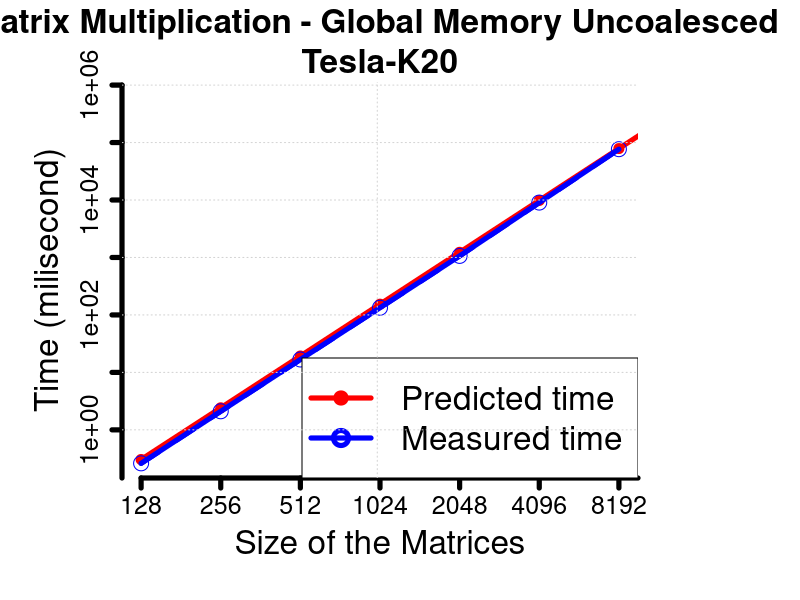
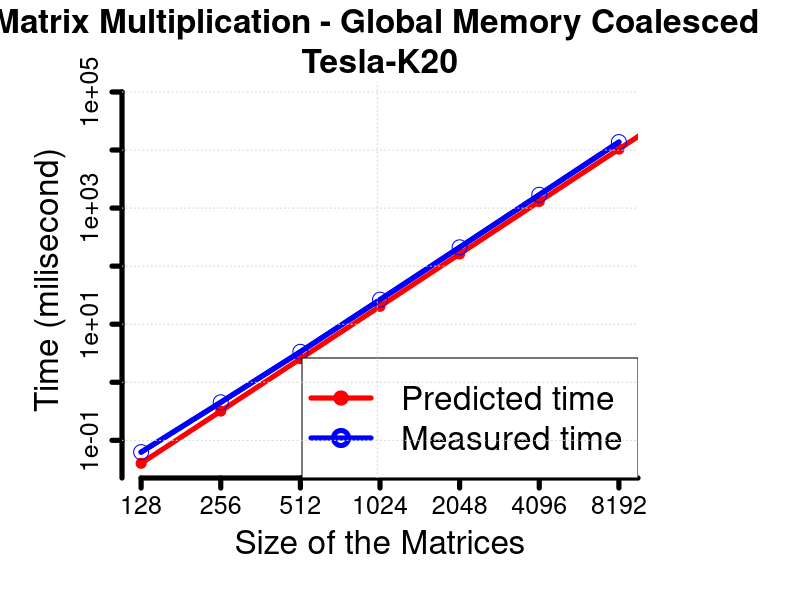
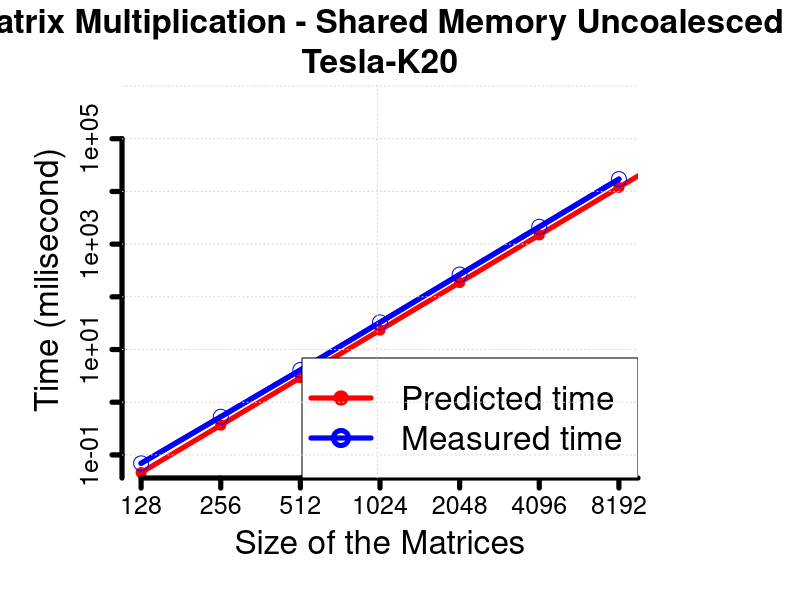
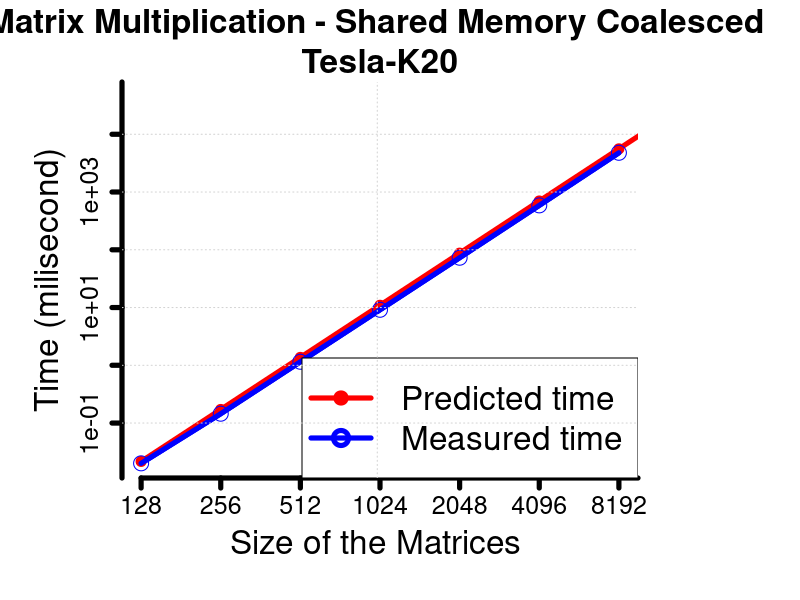
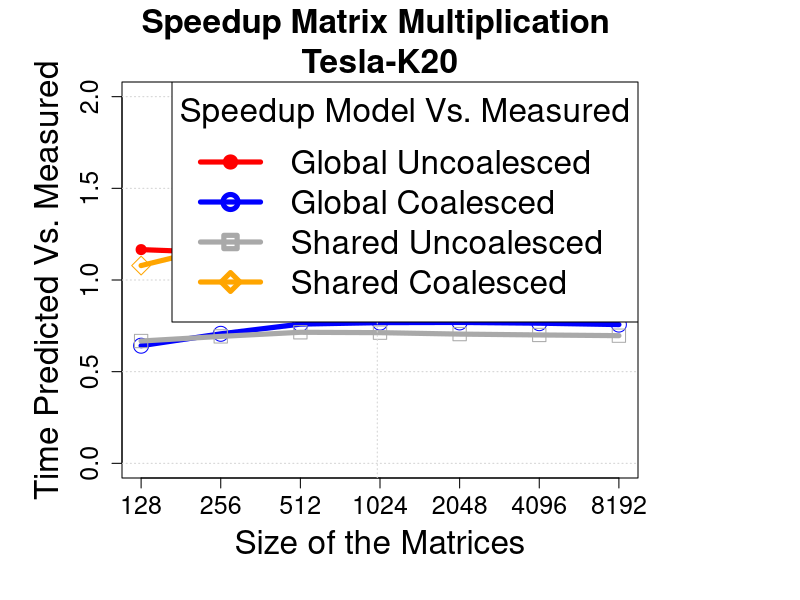
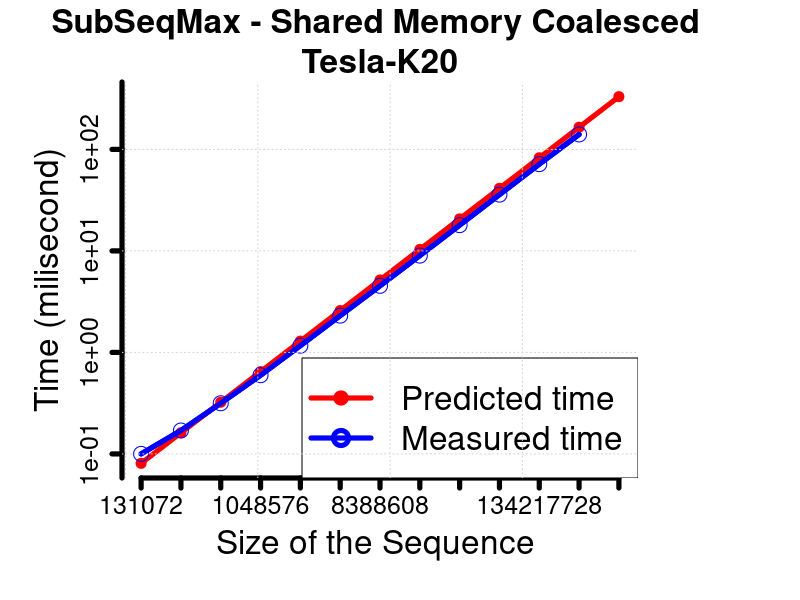
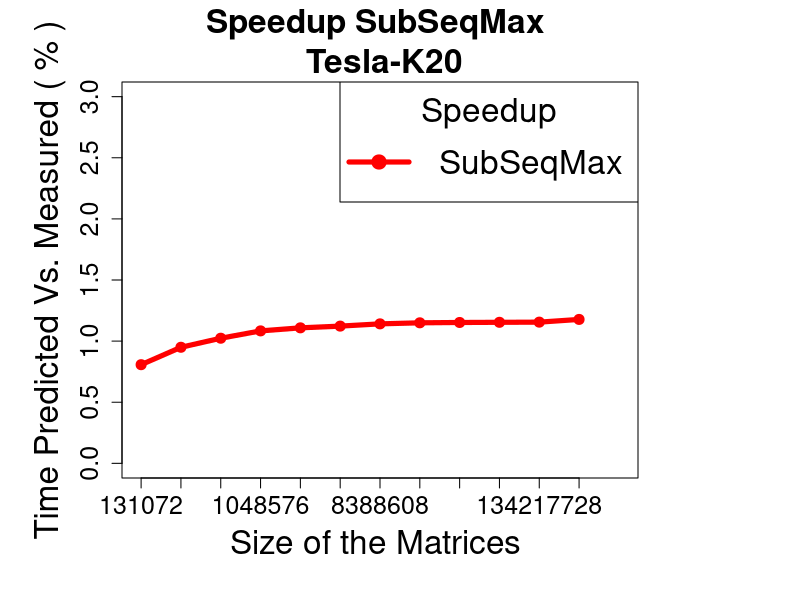

R code for these plots, in order:
setwd("/home/marcos/Dropbox/Doctorate/Results/Version3/tesla-K20/")

GPU <- "Tesla-K20"

# The palette of color
cbbPalette <- c("red", "blue", "darkgray", "orange","black","lightblue", "lightblue","violet")


matMulGmUnSP <- 0
matMulGmCoSP <- 0
matMulSmUnSP <- 0
matMulSmCoSP <- 0
SubSeqMax <- 0

temp <- as.matrix(read.table("./matMul-Gm-Un-SP.txt", sep="\t", header=F,fill = TRUE))
for (i in 1:7){
  matMulGmUnSP[i]<- mean(temp[i,1:10])
}

temp <- as.matrix(read.table("./matMul-Gm-SP.txt", sep="\t", header=F,fill = TRUE))
for (i in 1:7){
  matMulGmCoSP[i]<- mean(temp[i,1:10])
}


temp <- as.matrix(read.table("./matMul-Sm-Un-SP.txt", sep="\t", header=F,fill = TRUE))
for (i in 1:7){
  matMulSmUnSP[i]<- mean(temp[i,1:10])
}

temp <- as.matrix(read.table("./matMul-Sm-SP.txt", sep="\t", header=F,fill = TRUE))
for (i in 1:7){
  matMulSmCoSP[i]<- mean(temp[i,1:10])
}


temp <- as.matrix(read.table("./SubSeqMax.txt", sep="\t", header=F,fill = TRUE))
for (i in 1:12){
  SubSeqMax[i]<- mean(temp[i,1:10])
}


Nn <- 7:14;
N <- 2^Nn;

syzeBytes <- N*2*4; # Bytes
numberMultiplication <- N;
numberSumas <- N;


tileWidth <- 16;
threadsPerBlock <- tileWidth*tileWidth;

gridsizes <- as.integer((N +  tileWidth -1)/tileWidth);
blocknumber <- gridsizes*gridsizes
numberthreads <- threadsPerBlock * blocknumber;


PCoresNumber_GT630 <- 2496;
clockFrequency_GT630 <- 706; # Mhz	
cycleMultiplicationKepler <- 16;
cycleSumKepler <- 4;
cycleFMA <- 2

memoryBusWidth_GT630 <- 320/8; # Bytes
memoryClockRate_GT630 <- 2600; # Mhz
latencySharedMemory <- 5; #Cycles per processor
latencyGlobalMemory <- latencySharedMemory* 100; #Cycles per processor

bandWidth_GT630 <-  memoryClockRate_GT630 * memoryBusWidth_GT630 *2; # MB/s
flopsTheoreticalpeaK_GT630 <- clockFrequency_GT630 * PCoresNumber_GT630; # Mflops/second


GDDR5SizeMB_GT630 <- 2048; # MB
L2CacheSize_GT630 <- 128; # b
sharedMemorySize_GT630 <- 48;  # Kb
L1CacheSizeKB_GT630 <- 16; # Kb
registersPerBlock_GT630 <- 64; # Kb


### BSP MULTILEVEL MEMORY

#Cycles operations per Threadoperation
tempOperationcycles <- ((numberMultiplication * cycleFMA) + (0 * cycleSumKepler)) * numberthreads;
# Miliseconds
timeComputationKernel <-  (tempOperationcycles/ (flopsTheoreticalpeaK_GT630*10^6))*10^3; 
# Miliseconds
#communicationLatencyKernel <- (syzeBytes + 16)*numberthreads/(bandWidth_GT630*10^6)*10^3; 
# Miliseconds

globalLoadTrans <- numberthreads*N/2;
globalStoreTrans <- numberthreads;

processorLatencyGlobal <- (globalStoreTrans*latencyGlobalMemory  + globalLoadTrans*latencyGlobalMemory)/(flopsTheoreticalpeaK_GT630*10^6)*10^3;

# MODEL Multi_BSP_GPUModelPredictionTime Miliseconds
timeKernel_GM_Un <- timeComputationKernel + processorLatencyGlobal;

SpeedupMatMulGmUnSP_GT630 <- timeKernel_GM_Un[1:7]/matMulGmUnSP;

############ MatMul GLobal Memory UnCoalesced 

png(filename="./images/MatMul-Gm-Un-SP.png", width=1200, height=800)
par(mar=c(6, 6, 4, 8) + 0.1)
plot(N[1:7], matMulGmUnSP[1:7],type="l",log="xy", lty = 2, lwd=c(5,5), yaxt="n",xaxt="n", 
     ylim=c(min(matMulGmUnSP,timeKernel_GM_Un), c(max(matMulGmUnSP,timeKernel_GM_Un))), xlim=c(128, 8192), 
     col = "blue", ylab = "Time (milisecond)", xlab = "Size of the Matrices",  cex.lab=2,cex.main=2,
     main = paste("Matrix Multiplication - Global Memory Uncoalesced \n", GPU, sep =""), axes = FALSE);

lines(N, timeKernel_GM_Un, col = "red",lwd=c(5,5));
points(N, timeKernel_GM_Un, col = "red", type = "p",pch=20,cex = 2)

lines(N[1:7], matMulGmUnSP[1:7], col = "blue",lwd=c(5,5));
points(N[1:7], matMulGmUnSP, col = "blue", pch=21,cex = 2);

axis(1, at = c(N), labels = c(N), cex.axis = 1.5,lwd=c(5,5))

y <- floor(log10(range(matMulGmUnSP,timeKernel_GM_Un)))
pow <- seq(y[1], y[2]+1);
axis(2, 10^pow, cex.axis = 1.5,lwd=c(5,5));

legend('bottomright', c("Predicted time","Measured time"), 
       lty=1, col=c("red","blue"), pch=c(20,21), lwd=c(5,5), cex=2)

grid()
dev.off()



############ MatMul GLobal Memory Coalesced #################

globalLoadTrans <- numberthreads*N/16;
globalStoreTrans <- numberthreads/8;

processorLatencyGlobal <- (globalStoreTrans*latencyGlobalMemory  + globalLoadTrans*latencyGlobalMemory)/(flopsTheoreticalpeaK_GT630*10^6)*10^3;

# MODEL Multi_BSP_GPUModelPredictionTime Miliseconds
timeKernel_GM_Co <- timeComputationKernel + processorLatencyGlobal;
SpeedupMatMulGmCoSP_GT630 <- timeKernel_GM_Co[1:7]/matMulGmCoSP;

png(filename="./images/MatMul-Gm-Co-SP.png", width=1200, height=800)
par(mar=c(6, 6, 4, 8) + 0.1)
plot(N[1:7], matMulGmCoSP[1:7],type="l",log="xy", lty = 1, lwd=c(5,5), yaxt="n",xaxt="n", 
     ylim=c(min(matMulGmCoSP,timeKernel_GM_Co), c(max(matMulGmCoSP,timeKernel_GM_Co))), xlim=c(128, 8192), 
     col = "blue", ylab = "Time (milisecond)", xlab = "Size of the Matrices",  cex.lab=2,cex.main=2,
     main = paste("Matrix Multiplication - Global Memory Coalesced \n", GPU, sep =""), axes = FALSE);

lines(N, timeKernel_GM_Co, col = "red",lwd=c(5,5));
points(N, timeKernel_GM_Co, col = "red", type = "p",pch=20,cex = 2)

lines(N[1:7], matMulGmCoSP[1:7], col = "blue",lwd=c(5,5));
points(N[1:7], matMulGmCoSP, col = "blue", pch=21,cex = 2);

axis(1, at = c(N), labels = c(N),cex.axis = 1.5,lwd=c(5,5))

y <- floor(log10(range(matMulGmCoSP,timeKernel_GM_Co)))
pow <- seq(y[1], y[2]+1);
axis(2, 10^pow, cex.axis = 1.5,lwd=c(5,5));

legend('bottomright', c("Predicted time","Measured time"), 
       lty=1, col=c("red","blue"), pch=c(20,21), lwd=c(5,5), cex=2)
grid()
dev.off()


############ MatMul Shared Memory Un-Coalesced #################

globalLoadTrans <- numberthreads*N/16;
globalStoreTrans <- numberthreads/8;


sharedLoadTrans <- numberthreads*N;
sharedStoreTrans <- numberthreads;

processorLatencyGlobal <- ((globalStoreTrans + globalLoadTrans)*latencyGlobalMemory + (sharedLoadTrans + sharedStoreTrans)*latencySharedMemory)/(flopsTheoreticalpeaK_GT630*10^6)*10^3;

# MODEL Multi_BSP_GPUModelPredictionTime Miliseconds
timeKernel_SM_Un <- timeComputationKernel + processorLatencyGlobal;
SpeedupMatMulSmUnSP_GT630 <- timeKernel_SM_Un[1:7]/matMulSmUnSP;

png(filename="./images/MatMul-Sm-Un-SP.png", width=1200, height=800)
par(mar=c(6, 6, 4, 8) + 0.1)
plot(N[1:7], matMulSmUnSP[1:7],type="l",log="xy", lty = 1, lwd=c(5,5), yaxt="n",xaxt="n", 
     ylim=c(min(matMulSmUnSP,timeKernel_GM_Un), c(max(matMulSmUnSP,timeKernel_GM_Un))), xlim=c(128, 8192), 
     col = "blue", ylab = "Time (milisecond)", xlab = "Size of the Matrices",  cex.lab=2,cex.main=2,
     main = paste("Matrix Multiplication - Shared Memory Uncoalesced \n", GPU, sep =""), axes = FALSE);

lines(N, timeKernel_SM_Un, col = "red",lwd=c(5,5));
points(N, timeKernel_SM_Un, col = "red", type = "p",pch=20,cex = 2)

lines(N[1:7], matMulSmUnSP[1:7], col = "blue",lwd=c(5,5));
points(N[1:7], matMulSmUnSP, col = "blue", pch=21,cex = 2);

axis(1, at = c(N), labels = c(N), cex.axis = 1.5,lwd=c(5,5))

y <- floor(log10(range(matMulSmUnSP,timeKernel_SM_Un)))
pow <- seq(y[1], y[2]+1);
axis(2, 10^pow, cex.axis = 1.5,lwd=c(5,5));

legend('bottomright', c("Predicted time","Measured time"), 
       lty=1, col=c("red","blue"), pch=c(20,21), lwd=c(5,5), cex=2)
grid()
dev.off()


############ MatMul Shared Memory Coalesced #################
globalLoadTrans <- numberthreads*N/32;
globalStoreTrans <- numberthreads/16;


sharedLoadTrans <- numberthreads*N/16;
sharedStoreTrans <- numberthreads/8;

processorLatencyGlobal <- ((globalStoreTrans + globalLoadTrans)*latencyGlobalMemory + (sharedLoadTrans + sharedStoreTrans)*latencySharedMemory)/(flopsTheoreticalpeaK_GT630*10^6)*10^3;

# MODEL Multi_BSP_GPUModelPredictionTime Miliseconds
timeKernel_SM_Co <- timeComputationKernel + processorLatencyGlobal;
SpeedupMatMulSmCoSP_GT630 <- timeKernel_SM_Co[1:7]/matMulSmCoSP;


png(filename="./images/MatMul-Sm-Co-SP.png", width=1200, height=800)
par(mar=c(6, 6, 4, 8) + 0.1)
plot(N[1:7], matMulSmCoSP[1:7],type="l",log="xy", lty = 1, lwd=c(5,5), yaxt="n",xaxt="n", 
     ylim=c(min(matMulSmCoSP,timeKernel_SM_Co), c(max(matMulSmCoSP,timeKernel_SM_Co))), xlim=c(128, 8192), 
     col = "blue", ylab = "Time (milisecond)", xlab = "Size of the Matrices ",  cex.lab=2,cex.main=2,
     main = paste("Matrix Multiplication - Shared Memory Coalesced \n", GPU, sep =""), axes = FALSE);

lines(N, timeKernel_SM_Co, col = "red",lwd=c(5,5));
points(N, timeKernel_SM_Co, col = "red", type = "p",pch=20,cex = 2)

lines(N[1:7], matMulSmCoSP[1:7], col = "blue",lwd=c(5,5));
points(N[1:7], matMulSmCoSP, col = "blue", pch=21,cex = 2);

axis(1, at = c(N), labels = c(N), cex.axis = 1.5,lwd=c(5,5))

y <- floor(log10(range(matMulSmCoSP,timeKernel_SM_Un)))
pow <- seq(y[1], y[2]+1);
axis(2, 10^pow, cex.axis = 1.5,lwd=c(5,5));

legend('bottomright', c("Predicted time","Measured time"), 
       lty=1, col=c("red","blue"), pch=c(20,21), lwd=c(5,5), cex=2)
grid()
dev.off()


############ Difference between predicted and measured Time Matrix Multiplication ##############

png(filename="./images/speedup-MatMul.png", width=1200, height=800)
par(mar=c(6, 6, 4, 8) + 0.1)
plot(N[1:7], SpeedupMatMulGmUnSP_GT630, type="l",  log="x",axes = TRUE, xaxt="n", lty = 1, lwd=c(5,5), 
     ylim=c(0, 2), xlim=c(128, 8192),
     col=cbbPalette[1], ylab = "Time Predicted Vs. Measured", cex.axis=1.5, cex.lab=2, cex.main=2,
     xlab = "Size of the Matrices",  main = paste("Speedup Matrix Multiplication \n", GPU, sep=""));

points(N[1:7], SpeedupMatMulGmUnSP_GT630, col = cbbPalette[1], type = "p",pch=20,cex = 2)

lines(N[1:7], SpeedupMatMulGmCoSP_GT630, col = cbbPalette[2],lwd=c(5,5));
points(N[1:7], SpeedupMatMulGmCoSP_GT630, col = cbbPalette[2], type = "p",pch=21,cex = 2)

lines(N[1:7], SpeedupMatMulSmUnSP_GT630, col = cbbPalette[3],lwd=c(5,5));
points(N[1:7], SpeedupMatMulSmUnSP_GT630, col = cbbPalette[3], type = "p",pch=22,cex = 2)

lines(N[1:7], SpeedupMatMulSmCoSP_GT630, col = cbbPalette[4],lwd=c(5,5));
points(N[1:7], SpeedupMatMulSmCoSP_GT630, col = cbbPalette[4], type = "p",pch=23,cex = 2)

axis(1, at = c(N[1:7]), labels = c(N[1:7]), cex.axis = 1.5)
#axis(2, at=c(SpeedupMatMulGmUnSP_GT630), cex.axis = 1.5);

grid()

legend('topright', 
       lty=1, col=c(cbbPalette[1:4]), pch=c(20:23), lwd=c(5,5), cex=2, 
       legend=c("Global Uncoalesced","Global Coalesced","Shared Uncoalesced","Shared Coalesced"), title="Speedup Model Vs. Measured")

dev.off()

############ Maximum Subsequence GLobal Memory #################
### BSP MULTILEVEL MEMORY

Nn <- 17:29;
N <- 2^Nn;

gridsize <- 32;
blocksize <- 128

numberthreads <- gridsize * blocksize;

N_perBlock <- N/gridsize;
N_perThread <- N_perBlock/blocksize;

#Cycles operations per Threadoperation
tempOperationcycles <- 50 * numberthreads*N_perThread;
# Miliseconds
timeComputationKernel <-  (tempOperationcycles/ (flopsTheoreticalpeaK_GT630*10^6))*10^3; 
# Miliseconds
#communicationLatencyKernel <- (syzeBytes + 16)*numberthreads/(bandWidth_GT630*10^6)*10^3; 
# Miliseconds


globalLoadTrans <- numberthreads*N_perThread/32;
globalStoreTrans <- numberthreads*2*N_perThread;


sharedLoadTrans <- numberthreads*N_perThread*2;
sharedStoreTrans <- numberthreads*N_perThread*2;

processorLatencyGlobal <- ((globalStoreTrans + globalLoadTrans)*latencyGlobalMemory + (sharedLoadTrans + sharedStoreTrans)*latencySharedMemory)/(flopsTheoreticalpeaK_GT630*10^6)*10^3;

# MODEL Multi_BSP_GPUModelPredictionTime Miliseconds
timeKernel_timeKernel_SubSeqMax <- timeComputationKernel + processorLatencyGlobal;

SpeedupSubSeqMax <- timeKernel_timeKernel_SubSeqMax[1:12]/SubSeqMax;

png(filename="./images/SubSeqMax.png", width=1200, height=800)
par(mar=c(6, 6, 4, 8) + 0.1)
plot(N[1:12], SubSeqMax[1:12],type="l",log="xy", lty = 1, lwd=c(5,5), yaxt="n",xaxt="n", 
     ylim=c(min(SubSeqMax,timeKernel_timeKernel_SubSeqMax), c(max(SubSeqMax,timeKernel_timeKernel_SubSeqMax))), xlim=c(131072, 536870912), 
     col = "blue", ylab = "Time (milisecond)", xlab = "Size of the Sequence ",  cex.lab=2,cex.main=2,
     main = paste("SubSeqMax - Shared Memory Coalesced \n", GPU, sep=""), axes = FALSE);

lines(N, timeKernel_timeKernel_SubSeqMax, col = "red",lwd=c(5,5));
points(N, timeKernel_timeKernel_SubSeqMax, col = "red", type = "p",pch=20,cex = 2)

lines(N[1:12], SubSeqMax[1:12], col = "blue",lwd=c(5,5));
points(N[1:12], SubSeqMax, col = "blue", pch=21,cex = 2);

axis(1, at = c(N), labels = c(N), cex.axis = 1.5,lwd=c(5,5))

y <- floor(log10(range(SubSeqMax,timeKernel_timeKernel_SubSeqMax)))
pow <- seq(y[1], y[2]+1);
axis(2, 10^pow, cex.axis = 1.5,lwd=c(5,5));

legend('bottomright', c("Predicted time","Measured time"), 
       lty=1, col=c("red","blue"), pch=c(20,21), lwd=c(5,5), cex=2)
grid()
dev.off()



############ Difference between predicted and measured SubSequenceMaximum ##############

png(filename="./images/speedup-SubSeMax.png", width=1200, height=800)
par(mar=c(6, 6, 4, 8) + 0.1)
plot(N[1:12], SpeedupSubSeqMax, type="l",  log="x",axes = TRUE, lty = 1, lwd=c(5,5), xaxt="n",
     ylim=c(0, 3), xlim=c(131072, 536870912),
     col=cbbPalette[1], ylab = "Time Predicted Vs. Measured ( % )", cex.axis=1.5, cex.lab=2,cex.main=2,
     xlab = "Size of the Matrices ",  main = paste("Speedup SubSeqMax \n ", GPU, sep=""));
points(N[1:12], SpeedupSubSeqMax, col = cbbPalette[1], type = "p",pch=20,cex = 2)

axis(1, at = c(N[1:12]), labels = c(N[1:12]), cex.axis=1.5)
#axis(2, at=c(SpeedupMatSumGmUnSP_GT630));

legend('topright', 
       lty=1, col=c(cbbPalette[1]), pch=c(20), lwd=c(5,5), cex=2, 
       legend=c("SubSeqMax"), title="Speedup")

dev.off()
